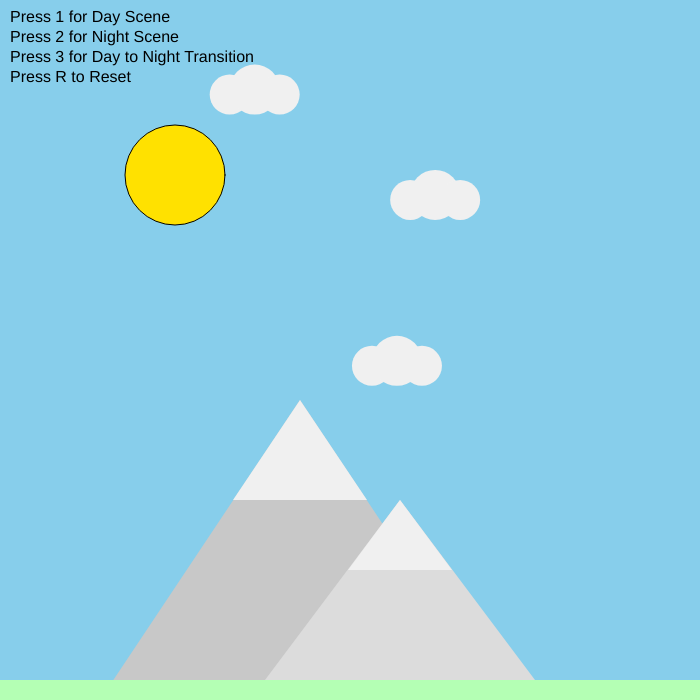
Frame 1 (no input)
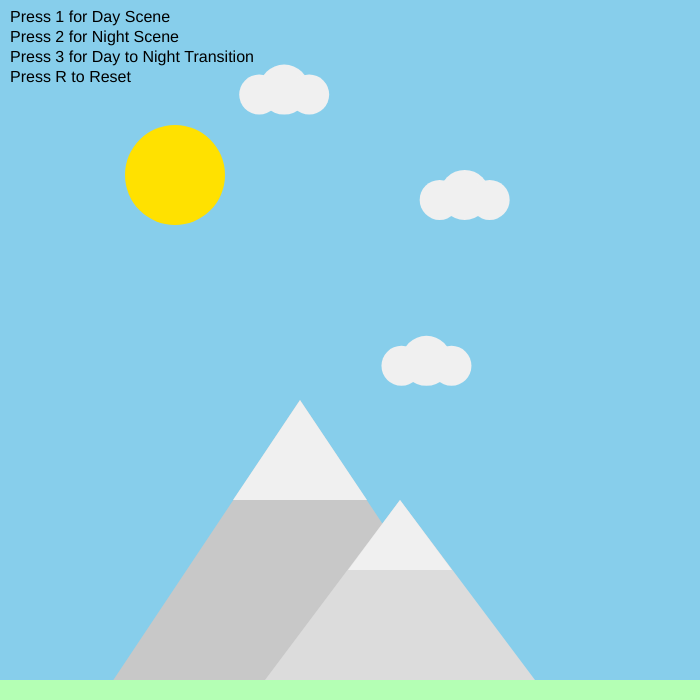
Frame 60 (no input)
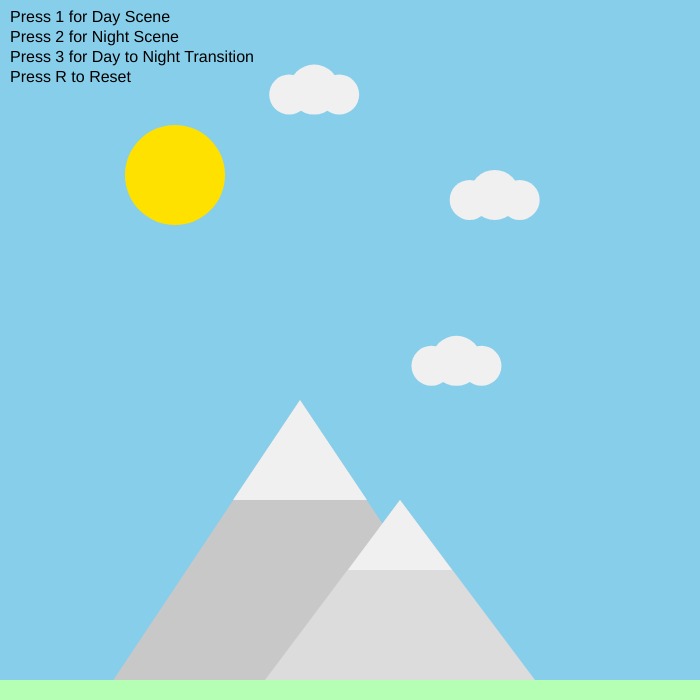
Frame 120 (the mouse pressed at the canvas centre since frame 60)

The p5.js sketch that drew these frames (run headless with seeded random() and noise() and a simulated clock; from frame 60 on, the mouse is pressed at the canvas centre):

// p5.js sketch
// ── sketch.js
/********** Gibson Kwong **************
** Recreation of Midterm using Class **
*/

let sceneManager;

function setup() {
  createCanvas(700, 700);
  sceneManager = new SceneManager();
  sceneManager.reset();
}

function draw() {
  sceneManager.draw();
}

function keyPressed() {
  sceneManager.keyPressed(key);
}

// Class for creating cloud and handling its position
class Cloud {
  constructor(x, y) {
    this.x = x;
    this.y = y;
  }

  move(speed = 0.5) {
    this.x += speed;
    if (this.x > width + 45) {
      this.x = -50;
      this.y = random(20, 400);
    }
  }

  draw() {
    noStroke(); // Removed outline
    fill(240);
    ellipse(this.x - 25, this.y + 5, 40, 40);
    ellipse(this.x, this.y, 50, 50);
    ellipse(this.x + 25, this.y + 5, 40, 40);
  }
}

// Class for creating and resetting stars
class Star {
  constructor() {
    this.reset();
  }

  reset() {
    this.x = random(0, width);
    this.y = random(0, 350);
    this.size = random(5, 20);
  }

  draw(alpha = 255) {
    fill(255, 255, 0, alpha);
    ellipse(this.x, this.y, this.size);
  }
}

// Manages scenes and the objects created in each scene
class SceneManager {
  constructor() {
    this.scene = 1;
    this.t = 0;
    this.starFade = 0;
    this.clouds = [];
    this.stars = [];

    for (let i = 0; i < 3; i++) {
      this.clouds.push(new Cloud(random(-50, 500), random(20, 400)));
    }

    for (let i = 0; i < 6; i++) {
      this.stars.push(new Star());
    }

    this.cmoonX = 0;
  }

  drawInstructions() {
    fill(0);
    textSize(16);
    textAlign(LEFT, TOP);
    text("Press 1 for Day Scene", 10, 10);
    text("Press 2 for Night Scene", 10, 30);
    text("Press 3 for Day to Night Transition", 10, 50);
    text("Press R to Reset", 10, 70);
  }

  reset() {
    this.clouds.forEach(cloud => {
      cloud.x = random(-50, 500);
      cloud.y = random(20, 400);
    });
    this.stars.forEach(star => star.reset());
    this.t = 0;
    this.starFade = 0;
    this.cmoonX = width / 4 - 120;
  }

  keyPressed(key) {
    if (key === '1') this.scene = 1;
    else if (key === '2') this.scene = 2;
    else if (key === '3') this.scene = 3;
    else if (key === 'r' || key === 'R') this.reset();
  }

  draw() {
    if (this.scene === 1) this.drawScene1();
    else if (this.scene === 2) this.drawScene2();
    else if (this.scene === 3) this.drawScene3();

    this.drawInstructions();
  }

  drawMountainsAndLand() {
    fill(200); triangle(100, height, 500, height, 300, 400);
    fill(240); triangle(233, 500, 367, 500, 300, 400);
    fill(220); triangle(250, height, 550, height, 400, 500);
    fill(240); triangle(348, 570, 452, 570, 400, 500);
    fill(180, 255, 180); rect(0, 680, width, 20);
  }

  drawScene1() {
    background(135, 206, 235);
    fill(255, 225, 0); // sun
    ellipse(width / 4, height / 4, 100, 100);
    this.clouds.forEach(cloud => {
      cloud.move();
      cloud.draw();
    });
    this.drawMountainsAndLand();
  }

  drawScene2() {
    background(30);
    this.drawMountainsAndLand();
    this.cmoonX += 0.2;

    // Full moon only – no eclipse
    fill(255, 225, 0);
    ellipse(width / 4, height / 4, 100, 100);
    
    // Moving moon that gradually covers the sun
    fill(30);
    ellipse(this.cmoonX, height / 4, 100, 100);
    
    this.cmoonX += 0.1;
    if (this.cmoonX > width) {
      this.cmoonX = -100; // reset moon to start position
    }
    this.stars.forEach(star => star.draw());
  }

  drawScene3() {
    let skyR = lerp(135, 10, this.t);
    let skyG = lerp(206, 10, this.t);
    let skyB = lerp(235, 10, this.t);
    let sunmoonR = lerp(255, 255, this.t);
    let sunmoonG = lerp(225, 255, this.t);
    let sunmoonB = lerp(0, 255, this.t);

    background(skyR, skyG, skyB);
    this.drawMountainsAndLand();
    fill(sunmoonR, sunmoonG, sunmoonB);
    ellipse(width / 4, height / 4, 100, 100);

    this.t = constrain(this.t + 0.002, 0, 1);
    if (this.t > 0.6) {
      this.stars.forEach(star => star.draw(this.starFade));
      this.starFade += 1.5;
    }
  }
}
